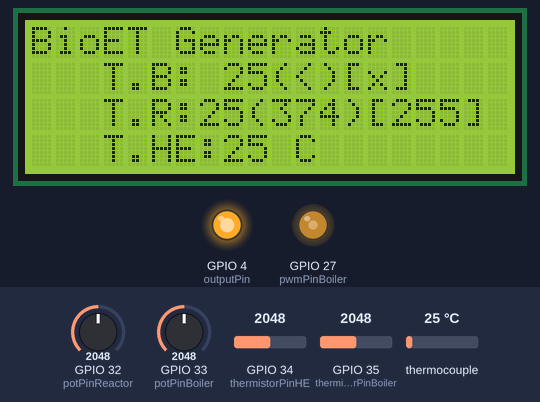
The sketch below on a simulated ESP32. Shown: 20×4 character LCD, output pins drawn as LEDs (lit = HIGH). Inputs (shaded band) come from the test bench; at power-on: GPIO 35 (thermistorPinBoiler) = 2048, GPIO 34 (thermistorPinHE) = 2048, GPIO 33 (potPinBoiler) = 2048, GPIO 32 (potPinReactor) = 2048, thermocouple 25 °C. What the sketch prints to the serial monitor is not drawn.

Above: at 1.3 s.
1.4 s: GPIO 35 (thermistorPinBoiler) set to 3249
At 2.8 s:
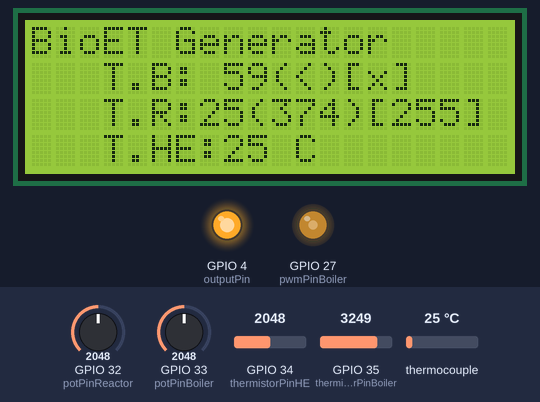
3.3 s: GPIO 35 (thermistorPinBoiler) set to 3309
At 4.4 s:
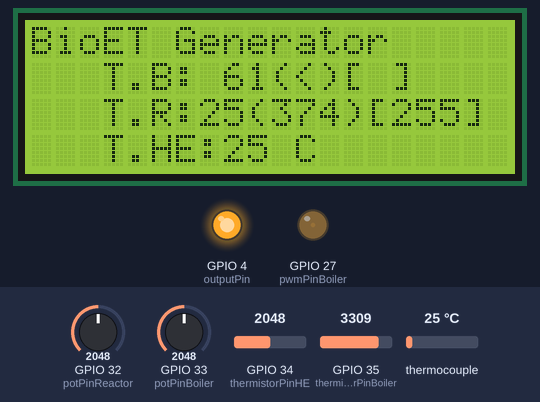
5.0 s: GPIO 34 (thermistorPinHE) set to 1376
At 6.2 s:
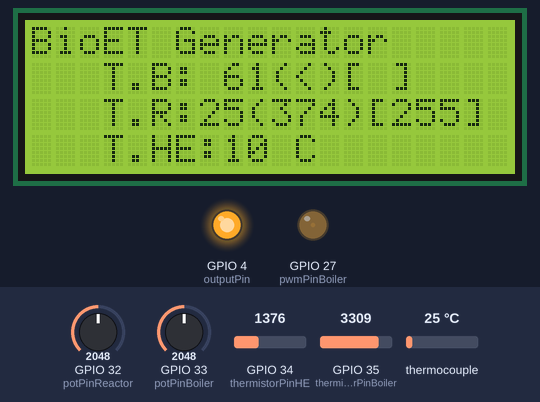
6.7 s: GPIO 34 (thermistorPinHE) set to 1289
At 7.7 s:
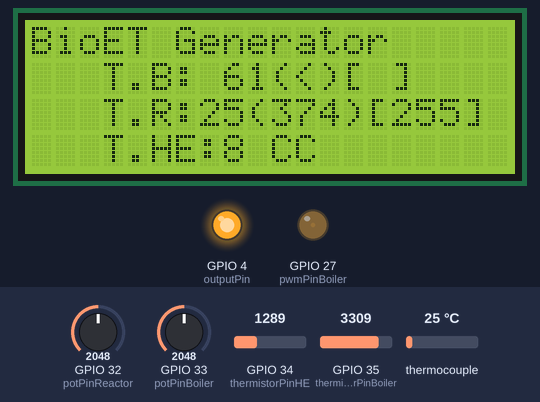
8.4 s: GPIO 33 (potPinBoiler) set to 2245
At 9.7 s:
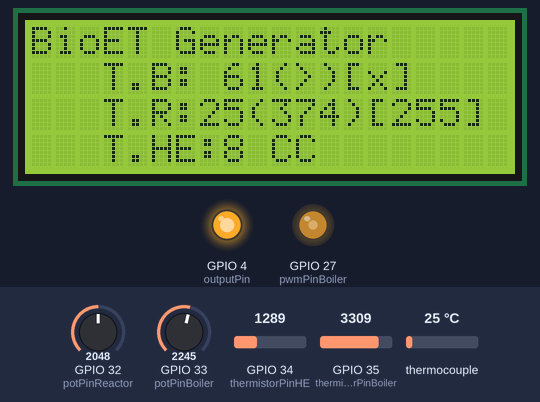
10.0 s: GPIO 33 (potPinBoiler) set to 2866
At 11.1 s:
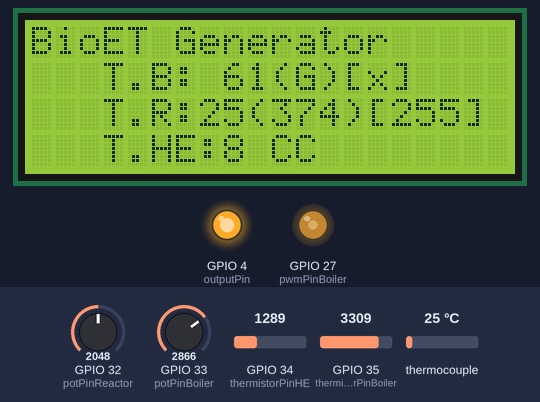
Timing chart, 0 to 12.7 s (numbered marks = the images above; inputs shaded):
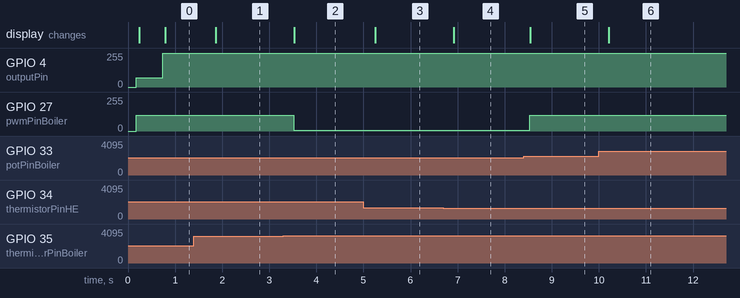

The sketch:

BioET_ESP32_pidReaktor.ino
```cpp
////////////////////////////////////////////////INCLUDE LIBRARY
#include <Wire.h>
#include <LiquidCrystal_I2C.h>
#include <max6675.h>
#include <PID_v1.h>

// Initialize the LCD library
LiquidCrystal_I2C lcd(0x27, 20, 4); // Set the LCD address to 0x27 for a 20x4 display


////////////////////////////////////////////////DEFINE PIN
// Define the pins for MAX6675
int thermoDO = 19;
int thermoCS = 5;
int thermoCLK = 18;
// Initialize the MAX6675 library
MAX6675 thermocouple(thermoCLK, thermoCS, thermoDO);

//set PWM for PID control
const int PWM_CHANNEL = 0;    // ESP32 has 16 channels which can generate 16 independent waveforms
const int PWM_FREQ = 1;     // Official ESP32 example uses 5,000Hz, use 1 Hz since SSR is kinda slow
const int PWM_RESOLUTION = 8; // use standard 8 bits (8 bits, 0-255)

// Define pin for PID Reactor output
const int outputPin = 4; // GPIO 4 for Reactor PID output (PWM)

//Define pin for PWM Boiler
const int pwmPinBoiler = 27;

// Define pin for potentiometer (Reactor & Boiler)
const int potPinReactor = 32; // GPIO 33 for potentiometer reactor
const int potPinBoiler = 33; // GPIO 32 for potentiometer boiler

// Define pin thermistor (Boiler & HE)
const int thermistorPinHE = 34; // GPIO 35 for thermistor--- Heat exchanger
const int thermistorPinBoiler = 35; // GPIO 35 for thermistor--- Boiler


//////////////////////////////////////DEFINE VARIABLE
// Thermistor parameters (HE & Boiler)
const int seriesResistor = 10000; // Series resistor value (10k ohms)
const float thermistorNominal = 10000; // Resistance at nominal temperature (10k ohms)
const float temperatureNominal = 25; // Nominal temperature (25°C)
const float betaCoefficient = 3950; // Beta coefficient of the thermistor
const float kelvinOffset = 273.15; // Kelvin to Celsius offset
const float vcc = 3.3;
float thermistorTempBoiler;
int setpointBoiler = 50;
int outputhigh = 120;
int outputkeep = 5; // the calc result actually 21.675 for the same effect of 70VAC set in dimmer, it say that this give 0.18g/min evaporation rate, need to recheck
float thermistorTempHE;

// PID Variables (Reactor)
double setpoint = 350.0; // Desired temperature in Celsius
double thermocoupleTemp = 0;     // Measured temperature from thermocouple
double output = 0;       // PID output (PWM value)
// PID Tuning Parameters
double Kp = 1.6;  // Reduced from 2.0
double Ki = 0.3;  // Reduced from 0.5
double Kd = 2.0;  // Increased from 1.0
// Initialize PID
PID myPID(&thermocoupleTemp, &output, &setpoint, Kp, Ki, Kd, DIRECT);


/////////////////////////////////VOID SETUP
void setup() {
  // Initialize the LCD
  lcd.begin();
  lcd.backlight();
  lcd.setCursor(0, 0);
  lcd.print("BioET Generator");

  Serial.begin(115200); // Initialize the serial communication

  //////  REACTOR
  // Wait for MAX6675 to stabilize
  delay(100);
  myPID.SetMode(AUTOMATIC); // Turn on the PID
  myPID.SetOutputLimits(0, 255); // Set PWM output limits (0-255)
  ledcAttach(outputPin, PWM_FREQ, PWM_RESOLUTION); // Set the output pin as PWM using custom freq, and res
  pinMode(potPinReactor, INPUT);   // Set the potentiometer pin as input

  //////  BOILER
  ledcAttach(pwmPinBoiler, PWM_FREQ, PWM_RESOLUTION);
  //pinMode(pwmPinBoiler, OUTPUT); // Set PWM output limits (0-255)
  pinMode(potPinBoiler, INPUT); // Set the potentiometer pin as input
  pinMode(thermistorPinBoiler, INPUT); // Set the thermistor pin as input

  ////// HE
  pinMode(thermistorPinHE, INPUT);  // Set the thermistor pin as input
}

////////////////////////////////// VOID LOOP
void loop() {

  //////// REACTOR
  // Read the temperature from the thermocouple
  thermocoupleTemp = thermocouple.readCelsius();
  // Read the potentiometer value and map it to the setpoint range (100°C to 350°C)
  int potValueReactor = analogRead(potPinReactor);
  setpoint = map(potValueReactor, 4095, 0, 250, 500); // ESP32 ADC resolution is 12-bit (0-4095)
  // Compute PID output
  myPID.Compute();
  // Write the PID output to the output pin (PWM)
  analogWrite(outputPin, output);


  /////////////BOILER
  // Read the thermistor temperature
  thermistorTempBoiler = readThermistor(thermistorPinBoiler);
  // Read the potentiometer value and map it to the setpoint range (40°C to 90°C)
  int potValueBoiler = analogRead(potPinBoiler);
  setpointBoiler = map(potValueBoiler, 0, 4095, 30, 90); // ESP32 ADC resolution is 12-bit (0-4095)
  //Write the output to output pin Boiler
  outputBoiler();


  //////////////HE
  // Read the thermistor temperature
  thermistorTempHE = readThermistor(thermistorPinHE);


  ////////////////// LCD
  datashow();

  ///////////////// Serial Monitor
  Serial.print("Thermocouple Temp: ");
  Serial.print(thermocoupleTemp);
  Serial.print(" C, Setpoint: ");
  Serial.print(setpoint);
  Serial.print(" C, PID Output: ");
  Serial.print(output);
  Serial.print(", Boiler Thermistor Temp: ");
  Serial.print(thermistorTempBoiler);
  Serial.print(" C, HE Thermistor Temp: ");
  Serial.print(thermistorTempHE);
  Serial.println(" C");
  // Wait for a short time before the next reading
  delay(500);

}

///////////////////////////////////FUNCTION & VOID-VOIDAN

// Function Steinhart-Hart Equation
float readThermistor(const int thermistorPin){
  // Read the analog value from the thermistor
  int adcValue = analogRead(thermistorPin);
  if (adcValue == 0) return -999;
  float voltage = adcValue * (vcc / 4095.0);
  float resistance = seriesResistor * ((vcc / voltage) - 1.0);
  float steinhart = log(resistance / thermistorNominal) / betaCoefficient;
  steinhart += 1.0 / (temperatureNominal + kelvinOffset);
  steinhart = 1.0 / steinhart;
  steinhart -= kelvinOffset;

  return steinhart;
}

//Function to write analog to PWM pin Boiler
void outputBoiler(){
   if(thermistorTempBoiler < setpointBoiler){
    analogWrite(pwmPinBoiler,outputhigh);
  } else {
    analogWrite(pwmPinBoiler,outputkeep);
  }
}

//Function to print PWM analog Boiler to LCD
void printBoiler(){
  if(thermistorTempBoiler >= setpointBoiler){
    lcd.print(outputkeep,0);
  } else {
    lcd.print(outputhigh,0);
  }
}

// Function to display data on the LCD
void datashow() {
  // Print the temperature, setpoint, and PID output in a single line

  //display Boiler
  lcd.setCursor(0,1);
  lcd.print("   T.B: ");
  lcd.print(thermistorTempBoiler,0);
  lcd.print("(");
  lcd.print(setpointBoiler,0);
  lcd.print(")[");
  printBoiler();
  lcd.print("]   ");

  //Display Reaktor
  lcd.setCursor(0,2);
  lcd.print("   T.R:");
  lcd.print(thermocoupleTemp,0);
  lcd.print("(");
  lcd.print(setpoint,0);
  lcd.print(")[");
  lcd.print(output,0);
  lcd.print("]   ");

  //Display Heat Exchanger
  lcd.setCursor(0,3);
  lcd.print("   T.HE:");
  lcd.print(thermistorTempHE,0);
  lcd.print(" C");
  }

  ///////////////////END 
```

Measured:
- the behaviour switches between 3279 and 3280 on GPIO 35 (thermistorPinBoiler) (found by bisection; images 1 and 2)
- the behaviour switches between 1335 and 1334 on GPIO 34 (thermistorPinHE) (found by bisection; images 3 and 4)
- the behaviour switches between 2183 and 2184 on GPIO 33 (potPinBoiler) (found by bisection; images 4 and 5)
- after the input at 1.4 s, the display: changes after 0.46 s (image 1)
- after the input at 3.3 s, GPIO 27 (pwmPinBoiler): 120/255 → 5/255 after 0.22 s; the display: changes after 0.24 s (image 2)
- after the input at 5.0 s, the display: changes after 0.25 s (image 3)
- after the input at 6.7 s, the display: changes after 0.22 s (image 4)
- after the input at 8.4 s, GPIO 27 (pwmPinBoiler): 5/255 → 120/255 after 0.13 s; the display: changes after 0.15 s (image 5)
- after the input at 10.0 s, the display: changes after 0.21 s (image 6)
